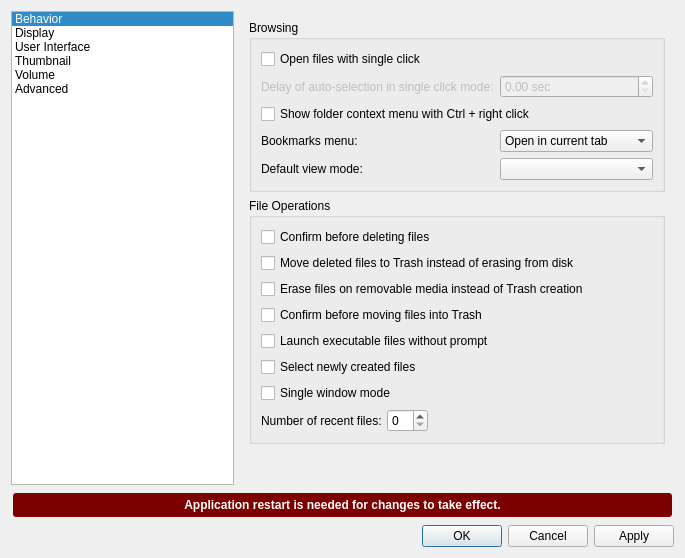
<?xml version="1.0" encoding="UTF-8"?>
<ui version="4.0">
 <class>PreferencesDialog</class>
 <widget class="QDialog" name="PreferencesDialog">
  <property name="geometry">
   <rect>
    <x>0</x>
    <y>0</y>
    <width>685</width>
    <height>440</height>
   </rect>
  </property>
  <property name="windowTitle">
   <string>Preferences</string>
  </property>
  <layout class="QVBoxLayout" name="verticalLayout">
   <item>
    <layout class="QHBoxLayout" name="horizontalLayout" stretch="0,0">
     <item>
      <widget class="QListWidget" name="listWidget">
       <property name="sizePolicy">
        <sizepolicy hsizetype="Expanding" vsizetype="Expanding">
         <horstretch>0</horstretch>
         <verstretch>0</verstretch>
        </sizepolicy>
       </property>
       <property name="horizontalScrollBarPolicy">
        <enum>Qt::ScrollBarAlwaysOff</enum>
       </property>
       <property name="currentRow">
        <number>0</number>
       </property>
       <item>
        <property name="text">
         <string>Behavior</string>
        </property>
       </item>
       <item>
        <property name="text">
         <string>Display</string>
        </property>
       </item>
       <item>
        <property name="text">
         <string>User Interface</string>
        </property>
       </item>
       <item>
        <property name="text">
         <string>Thumbnail</string>
        </property>
       </item>
       <item>
        <property name="text">
         <string>Volume</string>
        </property>
       </item>
       <item>
        <property name="text">
         <string>Advanced</string>
        </property>
       </item>
      </widget>
     </item>
     <item>
      <widget class="QStackedWidget" name="stackedWidget">
       <property name="sizePolicy">
        <sizepolicy hsizetype="Preferred" vsizetype="Preferred">
         <horstretch>0</horstretch>
         <verstretch>0</verstretch>
        </sizepolicy>
       </property>
       <property name="currentIndex">
        <number>0</number>
       </property>
       <widget class="QWidget" name="behaviorPage">
        <layout class="QVBoxLayout" name="verticalLayout_3" stretch="0,0,1">
         <item>
          <widget class="QGroupBox" name="groupBox_4">
           <property name="title">
            <string>Browsing</string>
           </property>
           <layout class="QFormLayout" name="formLayout_5">
            <property name="fieldGrowthPolicy">
             <enum>QFormLayout::AllNonFixedFieldsGrow</enum>
            </property>
            <item row="0" column="0" colspan="2">
             <widget class="QCheckBox" name="singleClick">
              <property name="toolTip">
               <string>If this is unchecked, the DE setting will be used.</string>
              </property>
              <property name="text">
               <string>Open files with single click</string>
              </property>
             </widget>
            </item>
            <item row="1" column="0">
             <widget class="QLabel" name="label">
              <property name="enabled">
               <bool>false</bool>
              </property>
              <property name="toolTip">
               <string>Set to zero to disable auto-selection.</string>
              </property>
              <property name="text">
               <string>Delay of auto-selection in single click mode:</string>
              </property>
             </widget>
            </item>
            <item row="1" column="1">
             <widget class="QDoubleSpinBox" name="autoSelectionDelay">
              <property name="enabled">
               <bool>false</bool>
              </property>
              <property name="toolTip">
               <string>Set to zero to disable auto-selection.</string>
              </property>
              <property name="suffix">
               <string> sec</string>
              </property>
              <property name="singleStep">
               <double>0.100000000000000</double>
              </property>
             </widget>
            </item>
            <item row="2" column="0" colspan="2">
             <widget class="QCheckBox" name="ctrlRightClick">
              <property name="text">
               <string>Show folder context menu with Ctrl + right click</string>
              </property>
             </widget>
            </item>
            <item row="3" column="0">
             <widget class="QLabel" name="label_2">
              <property name="text">
               <string>Bookmarks menu:</string>
              </property>
             </widget>
            </item>
            <item row="3" column="1">
             <widget class="QComboBox" name="bookmarkOpenMethod">
              <item>
               <property name="text">
                <string>Open in current tab</string>
               </property>
              </item>
              <item>
               <property name="text">
                <string>Open in new tab</string>
               </property>
              </item>
              <item>
               <property name="text">
                <string>Open in new window</string>
               </property>
              </item>
             </widget>
            </item>
            <item row="4" column="0">
             <widget class="QLabel" name="label_11">
              <property name="text">
               <string>Default view mode:</string>
              </property>
             </widget>
            </item>
            <item row="4" column="1">
             <widget class="QComboBox" name="viewMode"/>
            </item>
           </layout>
          </widget>
         </item>
         <item>
          <widget class="QGroupBox" name="groupBox_6">
           <property name="title">
            <string>File Operations</string>
           </property>
           <layout class="QVBoxLayout" name="verticalLayout_9">
            <item>
             <widget class="QCheckBox" name="configmDelete">
              <property name="text">
               <string>Confirm before deleting files</string>
              </property>
             </widget>
            </item>
            <item>
             <widget class="QCheckBox" name="useTrash">
              <property name="text">
               <string>Move deleted files to Trash instead of erasing from disk</string>
              </property>
             </widget>
            </item>
            <item>
             <widget class="QCheckBox" name="noUsbTrash">
              <property name="text">
               <string>Erase files on removable media instead of Trash creation</string>
              </property>
             </widget>
            </item>
            <item>
             <widget class="QCheckBox" name="confirmTrash">
              <property name="text">
               <string>Confirm before moving files into Trash</string>
              </property>
             </widget>
            </item>
            <item>
             <widget class="QCheckBox" name="quickExec">
              <property name="toolTip">
               <string>Requires application restart to take effect completely</string>
              </property>
              <property name="text">
               <string>Launch executable files without prompt</string>
              </property>
             </widget>
            </item>
            <item>
             <widget class="QCheckBox" name="selectNewFiles">
              <property name="toolTip">
               <string>Renamed files will also be selected</string>
              </property>
              <property name="text">
               <string>Select newly created files</string>
              </property>
             </widget>
            </item>
            <item>
             <widget class="QCheckBox" name="singleWindowMode">
              <property name="toolTip">
               <string>Open folders in new tabs as far as possible</string>
              </property>
              <property name="text">
               <string>Single window mode</string>
              </property>
             </widget>
            </item>
            <item>
             <layout class="QHBoxLayout" name="horizontalLayout_3">
              <property name="spacing">
               <number>5</number>
              </property>
              <item>
               <widget class="QLabel" name="label_18">
                <property name="text">
                 <string>Number of recent files:</string>
                </property>
               </widget>
              </item>
              <item>
               <widget class="QSpinBox" name="recentFilesSpinBox">
                <property name="maximum">
                 <number>50</number>
                </property>
               </widget>
              </item>
              <item>
               <spacer name="horizontalSpacer_2">
                <property name="orientation">
                 <enum>Qt::Horizontal</enum>
                </property>
                <property name="sizeType">
                 <enum>QSizePolicy::MinimumExpanding</enum>
                </property>
                <property name="sizeHint" stdset="0">
                 <size>
                  <width>1</width>
                  <height>1</height>
                 </size>
                </property>
               </spacer>
              </item>
             </layout>
            </item>
           </layout>
          </widget>
         </item>
         <item>
          <spacer name="verticalSpacer_2">
           <property name="orientation">
            <enum>Qt::Vertical</enum>
           </property>
           <property name="sizeHint" stdset="0">
            <size>
             <width>0</width>
             <height>0</height>
            </size>
           </property>
          </spacer>
         </item>
        </layout>
       </widget>
       <widget class="QWidget" name="displayPage">
        <layout class="QVBoxLayout" name="verticalLayout_7" stretch="0,0,1">
         <item>
          <widget class="QGroupBox" name="groupBox_2">
           <property name="title">
            <string>Icons</string>
           </property>
           <layout class="QFormLayout" name="formLayout_2">
            <item row="0" column="0">
             <widget class="QLabel" name="iconThemeLabel">
              <property name="sizePolicy">
               <sizepolicy hsizetype="Fixed" vsizetype="Preferred">
                <horstretch>0</horstretch>
                <verstretch>0</verstretch>
               </sizepolicy>
              </property>
              <property name="text">
               <string>Icon theme:</string>
              </property>
             </widget>
            </item>
            <item row="0" column="1">
             <widget class="QComboBox" name="iconTheme">
              <property name="sizePolicy">
               <sizepolicy hsizetype="Preferred" vsizetype="Fixed">
                <horstretch>0</horstretch>
                <verstretch>0</verstretch>
               </sizepolicy>
              </property>
             </widget>
            </item>
            <item row="1" column="0">
             <widget class="QLabel" name="label_6">
              <property name="toolTip">
               <string>Used by Icon View</string>
              </property>
              <property name="text">
               <string>Size of big icons:</string>
              </property>
             </widget>
            </item>
            <item row="1" column="1">
             <widget class="QComboBox" name="bigIconSize">
              <property name="toolTip">
               <string>Used by Icon View</string>
              </property>
             </widget>
            </item>
            <item row="2" column="0">
             <widget class="QLabel" name="label_7">
              <property name="toolTip">
               <string>Used by Compact View and Detailed List View</string>
              </property>
              <property name="text">
               <string>Size of small icons:</string>
              </property>
             </widget>
            </item>
            <item row="2" column="1">
             <widget class="QComboBox" name="smallIconSize">
              <property name="toolTip">
               <string>Used by Compact View and Detailed List View</string>
              </property>
             </widget>
            </item>
            <item row="3" column="0">
             <widget class="QLabel" name="label_8">
              <property name="toolTip">
               <string>Used by Thumbnail View</string>
              </property>
              <property name="text">
               <string>Size of thumbnails:</string>
              </property>
             </widget>
            </item>
            <item row="3" column="1">
             <widget class="QComboBox" name="thumbnailIconSize">
              <property name="toolTip">
               <string>Used by Thumbnail View</string>
              </property>
             </widget>
            </item>
            <item row="4" column="0">
             <widget class="QLabel" name="label_9">
              <property name="text">
               <string>Size of side pane icons:</string>
              </property>
             </widget>
            </item>
            <item row="4" column="1">
             <widget class="QComboBox" name="sidePaneIconSize"/>
            </item>
           </layout>
          </widget>
         </item>
         <item>
          <widget class="QGroupBox" name="groupBox_9">
           <property name="title">
            <string>User interface</string>
           </property>
           <layout class="QGridLayout" name="gridLayout">
            <item row="0" column="0" colspan="6">
             <widget class="QCheckBox" name="siUnit">
              <property name="text">
               <string>Use SI decimal prefixes instead of IEC binary prefixes</string>
              </property>
             </widget>
            </item>
            <item row="1" column="0" colspan="6">
             <widget class="QCheckBox" name="backupAsHidden">
              <property name="text">
               <string>Treat backup files as hidden</string>
              </property>
             </widget>
            </item>
            <item row="2" column="0" colspan="6">
             <widget class="QCheckBox" name="showFullNames">
              <property name="toolTip">
               <string>Requires application restart to take effect completely</string>
              </property>
              <property name="text">
               <string>Always show real file names</string>
              </property>
             </widget>
            </item>
            <item row="3" column="0" colspan="6">
             <widget class="QCheckBox" name="shadowHidden">
              <property name="toolTip">
               <string>Requires application restart to take effect completely</string>
              </property>
              <property name="text">
               <string>Show icons of hidden files shadowed</string>
              </property>
             </widget>
            </item>
            <item row="4" column="0" colspan="6">
             <widget class="QCheckBox" name="noItemTooltip">
              <property name="text">
               <string>Do not show file tooltips</string>
              </property>
             </widget>
            </item>
            <item row="5" column="0" colspan="5">
             <widget class="QCheckBox" name="noScrollPerPixel">
              <property name="text">
               <string>Disable smooth scrolling</string>
              </property>
             </widget>
            </item>
            <item row="6" column="0">
             <spacer name="verticalSpacer_7">
              <property name="orientation">
               <enum>Qt::Vertical</enum>
              </property>
              <property name="sizeType">
               <enum>QSizePolicy::Fixed</enum>
              </property>
              <property name="sizeHint" stdset="0">
               <size>
                <width>20</width>
                <height>5</height>
               </size>
              </property>
             </spacer>
            </item>
            <item row="7" column="0">
             <widget class="QLabel" name="label_15">
              <property name="text">
               <string>Minimum item margins in icon view:</string>
              </property>
             </widget>
            </item>
            <item row="7" column="1">
             <widget class="QSpinBox" name="hMargin">
              <property name="toolTip">
               <string>3 px by default.</string>
              </property>
              <property name="suffix">
               <string> px</string>
              </property>
              <property name="maximum">
               <number>48</number>
              </property>
              <property name="value">
               <number>3</number>
              </property>
             </widget>
            </item>
            <item row="7" column="2">
             <widget class="QLabel" name="label_16">
              <property name="text">
               <string>x</string>
              </property>
             </widget>
            </item>
            <item row="7" column="3">
             <widget class="QSpinBox" name="vMargin">
              <property name="toolTip">
               <string>3 px by default.
A space is also reserved for 3 lines of text.</string>
              </property>
              <property name="suffix">
               <string> px</string>
              </property>
              <property name="maximum">
               <number>48</number>
              </property>
              <property name="value">
               <number>3</number>
              </property>
             </widget>
            </item>
            <item row="7" column="4">
             <widget class="QCheckBox" name="lockMargins">
              <property name="text">
               <string>Lock</string>
              </property>
             </widget>
            </item>
            <item row="7" column="5">
             <spacer name="horizontalSpacer">
              <property name="orientation">
               <enum>Qt::Horizontal</enum>
              </property>
              <property name="sizeHint" stdset="0">
               <size>
                <width>20</width>
                <height>5</height>
               </size>
              </property>
             </spacer>
            </item>
           </layout>
          </widget>
         </item>
         <item>
          <spacer name="verticalSpacer_5">
           <property name="orientation">
            <enum>Qt::Vertical</enum>
           </property>
           <property name="sizeHint" stdset="0">
            <size>
             <width>0</width>
             <height>0</height>
            </size>
           </property>
          </spacer>
         </item>
        </layout>
       </widget>
       <widget class="QWidget" name="uiPage">
        <layout class="QVBoxLayout" name="verticalLayout_5" stretch="0,0,1">
         <item>
          <widget class="QGroupBox" name="groupBox_5">
           <property name="title">
            <string>Window</string>
           </property>
           <layout class="QFormLayout" name="formLayout_7">
            <property name="fieldGrowthPolicy">
             <enum>QFormLayout::ExpandingFieldsGrow</enum>
            </property>
            <item row="0" column="0" colspan="2">
             <widget class="QCheckBox" name="alwaysShowTabs">
              <property name="toolTip">
               <string>When unchecked, the tab bar will be shown
only if there are more than one tab.</string>
              </property>
              <property name="text">
               <string>Always show the tab bar</string>
              </property>
             </widget>
            </item>
            <item row="1" column="0" colspan="2">
             <widget class="QCheckBox" name="showTabClose">
              <property name="text">
               <string>Show 'Close' buttons on tabs	</string>
              </property>
             </widget>
            </item>
            <item row="2" column="0" colspan="2">
             <widget class="QCheckBox" name="switchToNewTab">
              <property name="text">
               <string>Switch to newly opened tab</string>
              </property>
             </widget>
            </item>
            <item row="3" column="0" colspan="2">
             <widget class="QCheckBox" name="sameTabWidth">
              <property name="toolTip">
               <string>Give all tabs equal width instead of sizing them by folder name.</string>
              </property>
              <property name="text">
               <string>Make all tabs have the same width</string>
              </property>
             </widget>
            </item>
            <item row="4" column="0" colspan="2">
             <widget class="QCheckBox" name="rememberWindowSize">
              <property name="text">
               <string>Remember the size of the last closed window</string>
              </property>
             </widget>
            </item>
            <item row="5" column="0">
             <widget class="QLabel" name="label_12">
              <property name="text">
               <string>Default width of new windows:</string>
              </property>
             </widget>
            </item>
            <item row="5" column="1">
             <widget class="QSpinBox" name="fixedWindowWidth">
              <property name="maximum">
               <number>32768</number>
              </property>
             </widget>
            </item>
            <item row="6" column="0">
             <widget class="QLabel" name="label_13">
              <property name="text">
               <string>Default height of new windows:</string>
              </property>
             </widget>
            </item>
            <item row="6" column="1">
             <widget class="QSpinBox" name="fixedWindowHeight">
              <property name="maximum">
               <number>32768</number>
              </property>
             </widget>
            </item>
            <item row="7" column="0" colspan="2">
             <widget class="QCheckBox" name="reopenLastTabs">
              <property name="text">
               <string>Reopen last window tabs in a new window</string>
              </property>
             </widget>
            </item>
           </layout>
          </widget>
         </item>
         <item>
          <widget class="QGroupBox" name="groupBoxSidePane">
           <property name="title">
            <string>Side Pane</string>
           </property>
           <layout class="QVBoxLayout" name="verticalLayoutSidePane">
            <item>
             <widget class="QCheckBox" name="dualSidePanes">
              <property name="toolTip">
               <string>Show Directory Tree in the left sidebar and Lists in the right sidebar</string>
              </property>
              <property name="text">
               <string>Dual sidebars (Directory Tree on left, Lists on right)</string>
              </property>
             </widget>
            </item>
           </layout>
          </widget>
         </item>
         <item>
          <spacer name="verticalSpacer_4">
           <property name="orientation">
            <enum>Qt::Vertical</enum>
           </property>
           <property name="sizeHint" stdset="0">
            <size>
             <width>0</width>
             <height>0</height>
            </size>
           </property>
          </spacer>
         </item>
        </layout>
       </widget>
       <widget class="QWidget" name="thumbnailPage">
        <layout class="QVBoxLayout" name="verticalLayout_11">
         <item>
          <widget class="QGroupBox" name="groupBox_8">
           <property name="title">
            <string>Thumbnail</string>
           </property>
           <layout class="QFormLayout" name="formLayout_3">
            <item row="0" column="0" colspan="2">
             <widget class="QCheckBox" name="showThumbnails">
              <property name="toolTip">
               <string>Needs ffmpegthumbnailer</string>
              </property>
              <property name="text">
               <string>Show thumbnails of files</string>
              </property>
             </widget>
            </item>
            <item row="1" column="0" colspan="2">
             <widget class="QCheckBox" name="thumbnailLocal">
              <property name="text">
               <string>Only show thumbnails for local files</string>
              </property>
             </widget>
            </item>
            <item row="2" column="0">
             <widget class="QLabel" name="label_10">
              <property name="toolTip">
               <string>The built-in thumbnailer makes thumbnails of images that are supported by Qt.

Usually, most image types are supported. The default size limit is 4 MiB.</string>
              </property>
              <property name="text">
               <string>Image size limit for built-in thumbnailer:</string>
              </property>
             </widget>
            </item>
            <item row="2" column="1">
             <widget class="QDoubleSpinBox" name="maxThumbnailFileSize">
              <property name="toolTip">
               <string>The built-in thumbnailer makes thumbnails of images that are supported by Qt.

Usually, most image types are supported. The default size limit is 4 MiB.</string>
              </property>
              <property name="suffix">
               <string> MiB</string>
              </property>
              <property name="decimals">
               <number>1</number>
              </property>
              <property name="maximum">
               <double>1024.000000000000000</double>
              </property>
              <property name="value">
               <double>4.000000000000000</double>
              </property>
             </widget>
            </item>
            <item row="3" column="0">
             <widget class="QLabel" name="label_17">
              <property name="toolTip">
               <string>If existing, external thumbnailers are used for videos, PDF documents, etc.

A value of -1 means that there is no limit for the file size (the default).</string>
              </property>
              <property name="text">
               <string>File size limit for external thumbnailers:</string>
              </property>
             </widget>
            </item>
            <item row="3" column="1">
             <widget class="QSpinBox" name="maxExternalThumbnailFileSize">
              <property name="toolTip">
               <string>If existing, external thumbnailers are used for videos, PDF documents, etc.

A value of -1 means that there is no limit for the file size (the default).</string>
              </property>
              <property name="specialValueText">
               <string>No limit</string>
              </property>
              <property name="suffix">
               <string> MiB</string>
              </property>
              <property name="minimum">
               <number>-1</number>
              </property>
              <property name="maximum">
               <number>2048</number>
              </property>
              <property name="value">
               <number>-1</number>
              </property>
             </widget>
            </item>
           </layout>
          </widget>
         </item>
         <item>
          <spacer name="verticalSpacer_6">
           <property name="orientation">
            <enum>Qt::Vertical</enum>
           </property>
           <property name="sizeHint" stdset="0">
            <size>
             <width>0</width>
             <height>225</height>
            </size>
           </property>
          </spacer>
         </item>
        </layout>
       </widget>
       <widget class="QWidget" name="volumePage">
        <layout class="QVBoxLayout" name="verticalLayout_4" stretch="0,0,1">
         <item>
          <widget class="QGroupBox" name="groupBox_3">
           <property name="title">
            <string>Auto Mount</string>
           </property>
           <layout class="QVBoxLayout" name="verticalLayout_8">
            <item>
             <widget class="QCheckBox" name="mountOnStartup">
              <property name="text">
               <string>Mount mountable volumes automatically on program startup</string>
              </property>
             </widget>
            </item>
            <item>
             <widget class="QCheckBox" name="mountRemovable">
              <property name="text">
               <string>Mount removable media automatically when they are inserted</string>
              </property>
             </widget>
            </item>
            <item>
             <widget class="QCheckBox" name="autoRun">
              <property name="text">
               <string>Show available options for removable media when they are inserted</string>
              </property>
             </widget>
            </item>
           </layout>
          </widget>
         </item>
         <item>
          <widget class="QGroupBox" name="groupBox_7">
           <property name="title">
            <string>When removable medium unmounted:</string>
           </property>
           <layout class="QVBoxLayout" name="verticalLayout_6">
            <item>
             <widget class="QRadioButton" name="closeOnUnmount">
              <property name="text">
               <string>Close &amp;tab containing removable medium</string>
              </property>
             </widget>
            </item>
            <item>
             <widget class="QRadioButton" name="goHomeOnUnmount">
              <property name="text">
               <string>Chan&amp;ge folder in the tab to home folder</string>
              </property>
             </widget>
            </item>
           </layout>
          </widget>
         </item>
         <item>
          <spacer name="verticalSpacer">
           <property name="orientation">
            <enum>Qt::Vertical</enum>
           </property>
           <property name="sizeHint" stdset="0">
            <size>
             <width>0</width>
             <height>0</height>
            </size>
           </property>
          </spacer>
         </item>
        </layout>
       </widget>
       <widget class="QWidget" name="advancedPage">
        <layout class="QVBoxLayout" name="verticalLayout_2" stretch="0,0,0,1">
         <item>
          <widget class="QGroupBox" name="groupBox">
           <property name="title">
            <string>Programs</string>
           </property>
           <layout class="QFormLayout" name="formLayout">
            <property name="fieldGrowthPolicy">
             <enum>QFormLayout::AllNonFixedFieldsGrow</enum>
            </property>
            <item row="0" column="0" colspan="2">
             <widget class="QGroupBox" name="groupBox_12">
              <property name="title">
               <string>Terminal emulator</string>
              </property>
              <layout class="QFormLayout" name="formLayout_6">
               <property name="fieldGrowthPolicy">
                <enum>QFormLayout::AllNonFixedFieldsGrow</enum>
               </property>
               <item row="0" column="0">
                <widget class="QLabel" name="label_14">
                 <property name="text">
                  <string>Command:</string>
                 </property>
                </widget>
               </item>
               <item row="0" column="1">
                <widget class="QComboBox" name="terminal">
                 <property name="toolTip">
                  <string>Example: qterminal
It is the name of the executable file.</string>
                 </property>
                 <property name="editable">
                  <bool>true</bool>
                 </property>
                </widget>
               </item>
               <item row="1" column="0">
                <widget class="QLabel" name="label_3">
                 <property name="text">
                  <string>Execution option:</string>
                 </property>
                </widget>
               </item>
               <item row="1" column="1">
                <widget class="QLineEdit" name="terminalExec">
                 <property name="toolTip">
                  <string>Example: -e
It can be left empty if the terminal is already supported
or does not have such an option; required otherwise.</string>
                 </property>
                 <property name="clearButtonEnabled">
                  <bool>true</bool>
                 </property>
                </widget>
               </item>
               <item row="2" column="0">
                <widget class="QLabel" name="label_20">
                 <property name="text">
                  <string>Custom option(s):</string>
                 </property>
                </widget>
               </item>
               <item row="2" column="1">
                <widget class="QLineEdit" name="terminalCustom">
                 <property name="toolTip">
                  <string>This is optional, depends on the terminal,
and can be any group of custom options.</string>
                 </property>
                 <property name="clearButtonEnabled">
                  <bool>true</bool>
                 </property>
                </widget>
               </item>
              </layout>
             </widget>
            </item>
            <item row="1" column="0">
             <widget class="QLabel" name="suLabel">
              <property name="text">
               <string>Switch &amp;user command:</string>
              </property>
              <property name="buddy">
               <cstring>suCommand</cstring>
              </property>
             </widget>
            </item>
            <item row="1" column="1">
             <widget class="QLineEdit" name="suCommand">
              <property name="toolTip">
               <string>Example:
lxsudo dbus-run-session -- %s</string>
              </property>
             </widget>
            </item>
            <item row="2" column="0">
             <widget class="QLabel" name="label_5">
              <property name="text">
               <string>Archiver in&amp;tegration:</string>
              </property>
              <property name="buddy">
               <cstring>archiver</cstring>
              </property>
             </widget>
            </item>
            <item row="2" column="1">
             <widget class="QComboBox" name="archiver"/>
            </item>
           </layout>
          </widget>
         </item>
         <item>
          <widget class="QGroupBox" name="groupBox_11">
           <property name="title">
            <string>Templates</string>
           </property>
           <layout class="QVBoxLayout" name="verticalLayout_12">
            <item>
             <widget class="QCheckBox" name="onlyUserTemplates">
              <property name="text">
               <string>Show only user defined templates in menu</string>
              </property>
             </widget>
            </item>
            <item>
             <widget class="QCheckBox" name="templateTypeOnce">
              <property name="text">
               <string>Show only one template for each MIME type</string>
              </property>
             </widget>
            </item>
            <item>
             <widget class="QCheckBox" name="templateRunApp">
              <property name="text">
               <string>Run default application after creation from template</string>
              </property>
             </widget>
            </item>
           </layout>
          </widget>
         </item>
         <item>
          <widget class="QGroupBox" name="groupBox_10">
           <property name="title">
            <string>Search</string>
           </property>
           <layout class="QFormLayout" name="formLayout_4">
            <property name="fieldGrowthPolicy">
             <enum>QFormLayout::ExpandingFieldsGrow</enum>
            </property>
            <property name="horizontalSpacing">
             <number>5</number>
            </property>
            <property name="verticalSpacing">
             <number>5</number>
            </property>
            <item row="0" column="0">
             <widget class="QLabel" name="label_19">
              <property name="text">
               <string>Maximum search history:</string>
              </property>
             </widget>
            </item>
            <item row="0" column="1">
             <widget class="QSpinBox" name="maxSearchHistory">
              <property name="maximum">
               <number>50</number>
              </property>
             </widget>
            </item>
            <item row="1" column="0" colspan="2">
             <widget class="QToolButton" name="clearSearchHistory">
              <property name="text">
               <string>Clear search history</string>
              </property>
             </widget>
            </item>
            <item row="2" column="0" colspan="2">
             <widget class="QCheckBox" name="incrementalSearch">
              <property name="toolTip">
               <string>Does not work with the detailed list mode</string>
              </property>
              <property name="text">
               <string>Use incremental listing when searching</string>
              </property>
             </widget>
            </item>
           </layout>
          </widget>
         </item>
         <item>
          <spacer name="verticalSpacer_3">
           <property name="orientation">
            <enum>Qt::Vertical</enum>
           </property>
           <property name="sizeHint" stdset="0">
            <size>
             <width>0</width>
             <height>0</height>
            </size>
           </property>
          </spacer>
         </item>
        </layout>
       </widget>
      </widget>
     </item>
    </layout>
   </item>
   <item>
    <widget class="QLabel" name="warningLabel">
     <property name="styleSheet">
      <string notr="true">background-color:#7d0000; color:white; font-weight:bold; border-radius:3px; margin:2px; padding:5px;</string>
     </property>
     <property name="lineWidth">
      <number>0</number>
     </property>
     <property name="text">
      <string>Application restart is needed for changes to take effect.</string>
     </property>
     <property name="alignment">
      <set>Qt::AlignCenter</set>
     </property>
    </widget>
   </item>
   <item>
    <widget class="QDialogButtonBox" name="buttonBox">
     <property name="orientation">
      <enum>Qt::Horizontal</enum>
     </property>
     <property name="standardButtons">
      <set>QDialogButtonBox::Apply|QDialogButtonBox::Cancel|QDialogButtonBox::Ok</set>
     </property>
    </widget>
   </item>
  </layout>
 </widget>
 <resources/>
 <connections>
  <connection>
   <sender>buttonBox</sender>
   <signal>accepted()</signal>
   <receiver>PreferencesDialog</receiver>
   <slot>accept()</slot>
  </connection>
  <connection>
   <sender>buttonBox</sender>
   <signal>rejected()</signal>
   <receiver>PreferencesDialog</receiver>
   <slot>reject()</slot>
  </connection>
  <connection>
   <sender>listWidget</sender>
   <signal>currentRowChanged(int)</signal>
   <receiver>stackedWidget</receiver>
   <slot>setCurrentIndex(int)</slot>
  </connection>
  <connection>
   <sender>singleClick</sender>
   <signal>toggled(bool)</signal>
   <receiver>label</receiver>
   <slot>setEnabled(bool)</slot>
  </connection>
  <connection>
   <sender>rememberWindowSize</sender>
   <signal>toggled(bool)</signal>
   <receiver>fixedWindowWidth</receiver>
   <slot>setDisabled(bool)</slot>
  </connection>
  <connection>
   <sender>singleClick</sender>
   <signal>toggled(bool)</signal>
   <receiver>autoSelectionDelay</receiver>
   <slot>setEnabled(bool)</slot>
  </connection>
  <connection>
   <sender>rememberWindowSize</sender>
   <signal>toggled(bool)</signal>
   <receiver>fixedWindowHeight</receiver>
   <slot>setDisabled(bool)</slot>
  </connection>
  <connection>
   <sender>rememberWindowSize</sender>
   <signal>toggled(bool)</signal>
   <receiver>label_12</receiver>
   <slot>setDisabled(bool)</slot>
  </connection>
  <connection>
   <sender>rememberWindowSize</sender>
   <signal>toggled(bool)</signal>
   <receiver>label_13</receiver>
   <slot>setDisabled(bool)</slot>
  </connection>
 </connections>
</ui>
